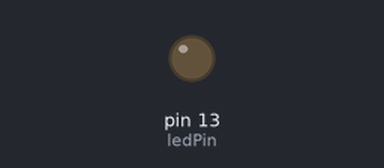
The sketch below on a simulated Arduino Uno, built with avr-gcc and run on an emulated ATmega328P. On the bench: output pins drawn as LEDs (lit = HIGH). What the sketch prints to the serial monitor is not drawn.

Above: at 0.4 s.
At 4.6 s:
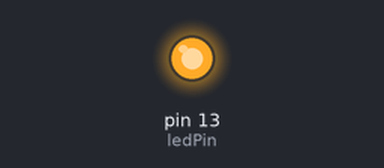
Timing chart, 0 to 7.1 s (numbered marks = the images above):
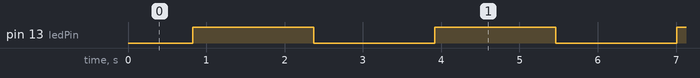

Measured:
- by itself, pin 13 (ledPin): alternates HIGH for 1.5 s and LOW for 1.5 s

The sketch:

led_pattern_demo.ino
```cpp
/*
  Arduino LED Pattern Demo
  This sketch creates a beautiful LED pattern using the built-in LED

  Circuit:
  - Built-in LED on pin 13 (no external components needed)

  Created: 2025-01-05
  By: Arduino Web IDE Demo
*/

int ledPin = 13;        // Built-in LED pin
int brightness = 0;     // Current brightness level
int fadeAmount = 5;     // Amount to fade each step

void setup() {
  // Initialize serial communication
  Serial.begin(9600);

  // Initialize the LED pin as output
  pinMode(ledPin, OUTPUT);

  Serial.println("Arduino LED Pattern Demo Started!");
  Serial.println("Watch the built-in LED for a breathing effect.");
}

void loop() {
  // Set LED brightness using PWM
  analogWrite(ledPin, brightness);

  // Print current brightness to serial monitor
  Serial.print("LED Brightness: ");
  Serial.println(brightness);

  // Change brightness for next iteration
  brightness = brightness + fadeAmount;

  // Reverse fade direction at the ends
  if (brightness <= 0 || brightness >= 255) {
    fadeAmount = -fadeAmount;
  }

  // Wait for 30 milliseconds to create smooth fading
  delay(30);
}
```
